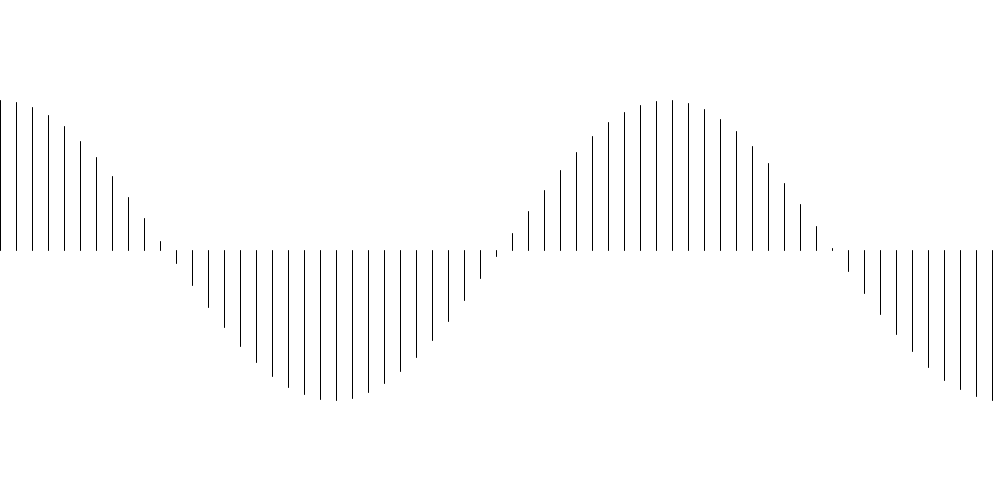
Frame 1 (no input)
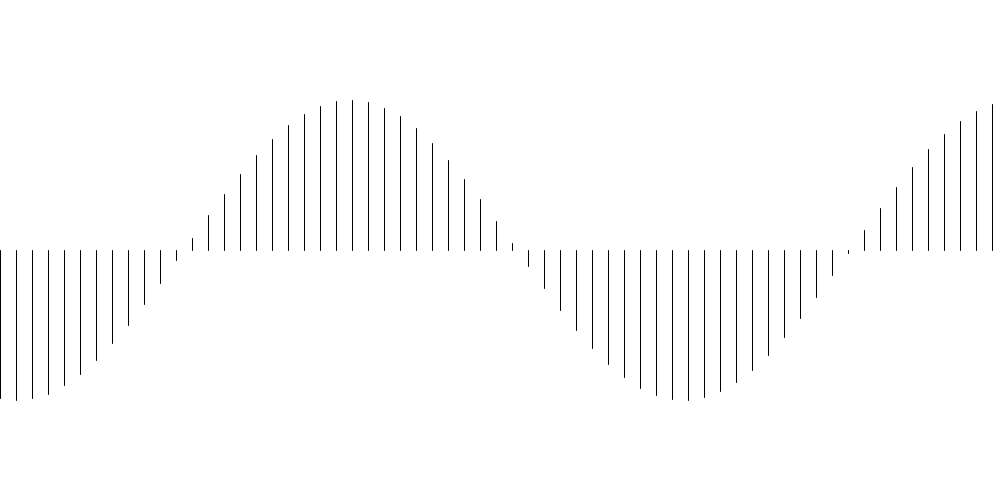
Frame 60 (the mouse pressed at the canvas centre just before this capture)
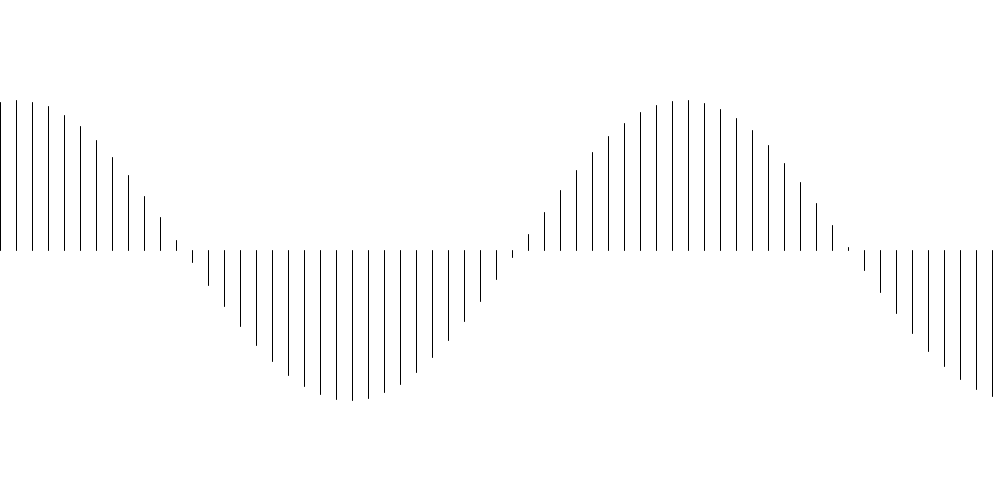
Frame 120 (the mouse held since frame 60 and released just before this capture)

The Processing sketch that drew these frames (run headless with seeded random() and noise(); from frame 60 on, the mouse is pressed at the canvas centre):

// Processing sketch: processing_155396
// ── processing_155396.pde

float xStart = -1.5*PI;
float xEnd = 1.5*PI;
float yScale = 150;
float xDelta = PI/20;

void setup(){
  size(1000,500);
  frameRate(30);
}

void draw(){
  
  background(255);
  smooth();
  
  PVector[] graphPoints = sinePlot(xStart, xEnd, 1000, 500, yScale);
  drawHistogram(graphPoints, 500);
  float[] delta = flowGraph(xStart, xEnd, yScale, xDelta);
  xStart = delta[0];
  xEnd = delta[1];
}

PVector sinePoint(float x, int Height, float yScale){
  PVector location = new PVector();
  
  location.x = round(x);
  location.y = round((Height/2) - (yScale*sin(x)));
  
  return location;
}

PVector[] sinePlot(float xStart, float xEnd, int Width, int Height, float yScale){
  PVector[] graphPoints = new PVector[Width];
  float xScale = (xEnd - xStart) / Width;
  float x = xStart;
  for(int i = 0; i < Width; i++){
    graphPoints[i] = sinePoint(x, Height, yScale);
    x += xScale;
  }
  return graphPoints;
}

void drawConnections(PVector[] graphPoints){
  for(int i = 1; i < graphPoints.length; i++){
    line(i-1, graphPoints[i-1].y, i, graphPoints[i].y);
  }
}

void drawHistogram(PVector[] graphPoints, int Height){
  for(int i = 0; i < graphPoints.length; i+=16){
    line(i, Height/2, i, graphPoints[i].y);
    //line(i, Height/2, (i+graphPoints[i].y)* 0.5, graphPoints[i].y);
  }
}

float[] flowGraph(float xStart, float xEnd, float yScale, float xDelta){
  xStart += xDelta;
  xEnd += xDelta;
  float[] delta = {xStart, xEnd, yScale};
  return delta;
}
